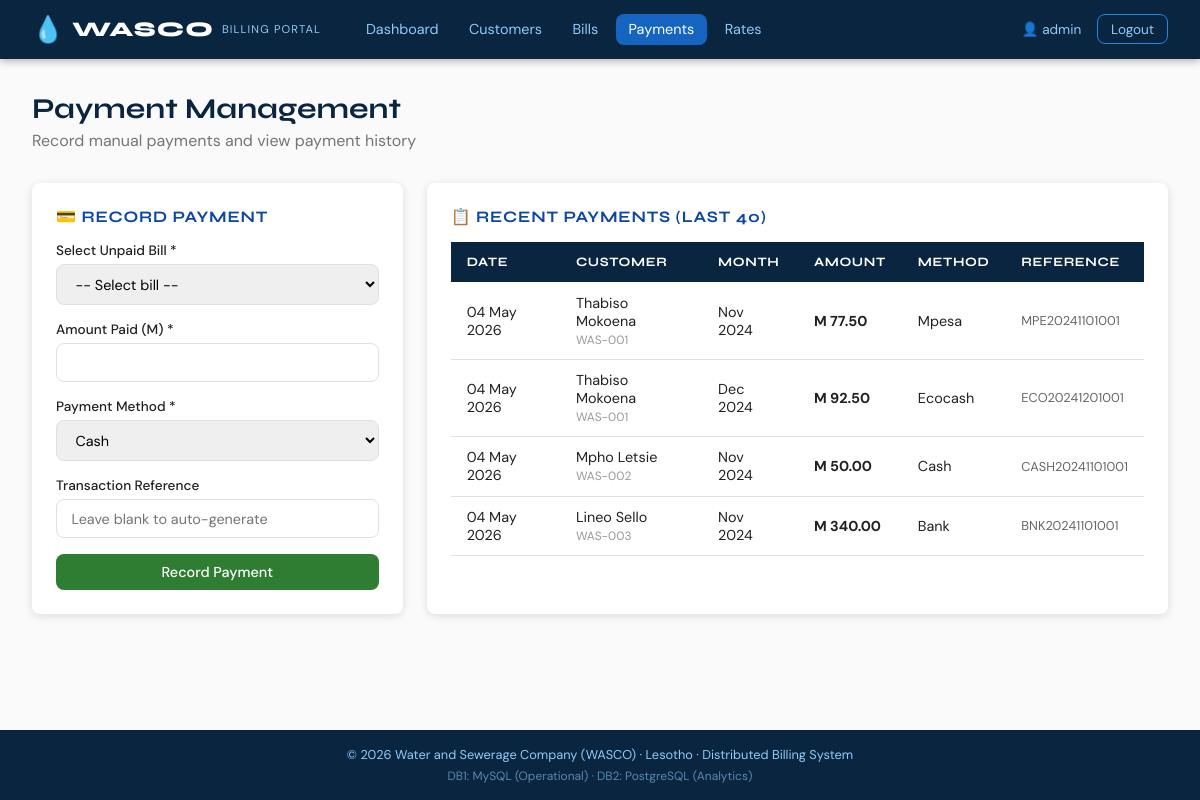
/pages/admin/payments.php (signed in), run on the app's committed database.
### tables this page shows
CREATE TABLE payments (
    payment_id INT PRIMARY KEY AUTO_INCREMENT,
    bill_id INT NOT NULL,
    account_number VARCHAR(20) NOT NULL,
    amount_paid DECIMAL(10,2) NOT NULL,
    payment_method ENUM('cash','mpesa','ecocash','bank','online') NOT NULL,
    transaction_ref VARCHAR(100),
    payment_date TIMESTAMP DEFAULT CURRENT_TIMESTAMP,
    processed_by INT,
    FOREIGN KEY (bill_id) REFERENCES bills(bill_id),
    FOREIGN KEY (account_number) REFERENCES customers(account_number)
);

CREATE TABLE customers (
    account_number VARCHAR(20) PRIMARY KEY,
    full_name VARCHAR(100) NOT NULL,
    email VARCHAR(100) UNIQUE NOT NULL,
    phone VARCHAR(20),
    address TEXT,
    district ENUM('Maseru','Leribe','Berea','Mafeteng','Mohales Hoek',
                  'Quthing','Qacha Nek','Mokhotlong','Thaba-Tseka','Butha-Buthe') NOT NULL,
    customer_type ENUM('residential','commercial','industrial') DEFAULT 'residential',
    created_at TIMESTAMP DEFAULT CURRENT_TIMESTAMP
);

CREATE TABLE bills (
    bill_id INT PRIMARY KEY AUTO_INCREMENT,
    account_number VARCHAR(20) NOT NULL,
    billing_month DATE NOT NULL,
    units_consumed DECIMAL(10,2) NOT NULL,
    amount_due DECIMAL(10,2) NOT NULL,
    due_date DATE NOT NULL,
    payment_status ENUM('unpaid','partial','paid','overdue') DEFAULT 'unpaid',
    generated_at TIMESTAMP DEFAULT CURRENT_TIMESTAMP,
    FOREIGN KEY (account_number) REFERENCES customers(account_number)
);

### pages/admin/payments.php (the view, shortened to what this page needs)
<?php
$db = getDB1();
$payments = $db->query("SELECT p.*, b.billing_month, c.full_name FROM payments p JOIN bills b ON p.bill_id=b.bill_id JOIN customers c ON p.account_number=c.account_number ORDER BY p.payment_date DESC LIMIT 40")->fetchAll();
include __DIR__ . '/../../includes/header.php';
?>
<div class="page-header">
    <h1>Payment Management</h1>
    <p>Record manual payments and view payment history</p>
</div>
<div style="display:grid;grid-template-columns:1fr 2fr;gap:1.5rem;">
<div class="card">
    <div class="card-title">💳 Record Payment</div>
    <form method="POST">
        <div class="form-group">
            <label>Select Unpaid Bill *</label>
            <select name="bill_id" required>
                <option value="">-- Select bill --</option>
            </select>
        </div>
        <div class="form-group">
            <label>Amount Paid (M) *</label>
            <input type="number" name="amount_paid" step="0.01" min="1" required>
        </div>
        <div class="form-group">
            <label>Payment Method *</label>
            <select name="payment_method" required>
                <option value="cash">Cash</option>
            </select>
        </div>
        <div class="form-group">
            <label>Transaction Reference</label>
            <input type="text" name="transaction_ref" placeholder="Leave blank to auto-generate">
        </div>
        <button type="submit" class="btn btn-success" style="width:100%">Record Payment</button>
    </form>
</div>
<div class="card">
    <div class="card-title">📋 Recent Payments (Last 40)</div>
    <div class="table-wrap">
        <table>
            <thead><tr><th>Date</th><th>Customer</th><th>Month</th><th>Amount</th><th>Method</th><th>Reference</th></tr></thead>
            <tbody>
            <?php foreach ($payments as $p): ?>
            <tr>
                <td><?= date('d M Y', strtotime($p['payment_date'])) ?></td>
                <td><?= htmlspecialchars($p['full_name']) ?><br><small style="color:#999"><?= $p['account_number'] ?></small></td>
                <td><?= date('M Y', strtotime($p['billing_month'])) ?></td>
                <td><strong>M <?= number_format($p['amount_paid'],2) ?></strong></td>
                <td><?= ucfirst($p['payment_method']) ?></td>
                <td style="font-size:.8rem;color:#666"><?= htmlspecialchars($p['transaction_ref'] ?? '-') ?></td>
            </tr>
            <?php endforeach; ?>
            </tbody>
        </table>
    </div>
</div>
</div>
<?php include __DIR__ . '/../../includes/footer.php'; ?>

### assets/css/style.css (style rules this page uses)
:root { --blue-900: #0a2540; --blue-700: #0d47a1; --blue-500: #1565c0; --blue-400: #1e88e5; --blue-200: #90caf9; --blue-100: #e3f2fd; --teal: #00796b; --teal-lt: #b2dfdb; --green: #2e7d32; --red: #c62828; --orange: #e65100; --white: #ffffff; --grey-50: #fafafa; --grey-100: #f5f5f5; --grey-300: #e0e0e0; --grey-600: #757575; --grey-900: #212121; --radius: 8px; --shadow: 0 2px 8px rgba(0,0,0,.12); --shadow-md:0 4px 16px rgba(0,0,0,.15); }
* { box-sizing: border-box; margin: 0; padding: 0; }
body { font-family: 'DM Sans', sans-serif; background: var(--grey-50); color: var(--grey-900); min-height: 100vh; display: flex; flex-direction: column; }
h1, h2, h3, h4 { font-family: 'Syne', sans-serif; }
.page-header { margin-bottom: 2rem; }
.page-header h1 { font-size: 1.8rem; color: var(--blue-900); }
.page-header p { color: var(--grey-600); margin-top: .3rem; }
.card { background: white; border-radius: var(--radius); box-shadow: var(--shadow); padding: 1.5rem; margin-bottom: 1.5rem; }
.card-title { font-family: 'Syne', sans-serif; font-weight: 700; font-size: 1rem; color: var(--blue-700); margin-bottom: 1rem; text-transform: uppercase; letter-spacing: .05em; }
.table-wrap { overflow-x: auto; }
table { width: 100%; border-collapse: collapse; font-size: .9rem; }
thead th { background: var(--blue-900); color: white; padding: .75rem 1rem; text-align: left; font-family: 'Syne', sans-serif; font-size: .8rem; letter-spacing: .05em; text-transform: uppercase; }
tbody tr { border-bottom: 1px solid var(--grey-300); transition: background .15s; }
tbody td { padding: .7rem 1rem; }
.form-group { margin-bottom: 1rem; }
.form-group label { display: block; font-size: .85rem; font-weight: 500; margin-bottom: .3rem; color: var(--grey-900); }
.form-group input, .form-group select, .form-group textarea { width: 100%; padding: .6rem .9rem; border: 1px solid var(--grey-300); border-radius: var(--radius); font-family: 'DM Sans', sans-serif; font-size: .9rem; transition: border-color .2s; }
.btn { display: inline-block; padding: .55rem 1.2rem; border-radius: var(--radius); font-family: 'DM Sans', sans-serif; font-size: .9rem; font-weight: 500; cursor: pointer; border: none; text-decoration: none; transition: opacity .2s, transform .1s; }
.btn-success { background: var(--green); color: white; }

### data on the page
payments: payment_date "04 May 2026", account_number.full_name "Thabiso Mokoena", account_number "WAS-001", bill.billing_month "Nov 2024", amount_paid "77.50", payment_method "Mpesa", transaction_ref "MPE20241101001"
payments: payment_date "04 May 2026", account_number.full_name "Thabiso Mokoena", account_number "WAS-001", bill.billing_month "Dec 2024", amount_paid "92.50", payment_method "Ecocash", transaction_ref "ECO20241201001"
payments: payment_date "04 May 2026", account_number.full_name "Mpho Letsie", account_number "WAS-002", bill.billing_month "Nov 2024", amount_paid "50.00", payment_method "Cash", transaction_ref "CASH20241101001"
payments: payment_date "04 May 2026", account_number.full_name "Lineo Sello", account_number "WAS-003", bill.billing_month "Nov 2024", amount_paid "340.00", payment_method "Bank", transaction_ref "BNK20241101001"

### other printed values
$name "admin"
